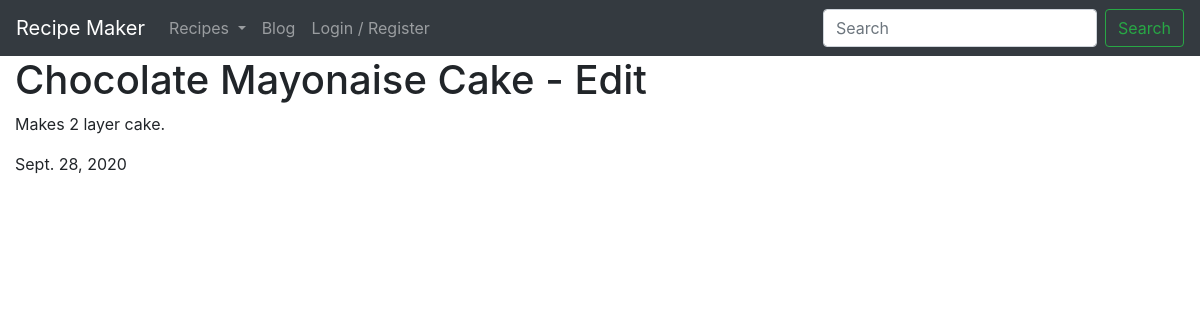
The app's page /recipes/Chocolate-Mayonaise-Cake/edit/ (signed in) with its own data.
### recipes/models.py (models this page shows)
class Recipe(models.Model):
    author = models.ForeignKey(User, default=1, null=True, on_delete=models.PROTECT)
    title = models.CharField(max_length=30, unique=True, blank=False, null=False)
    slug = models.SlugField(unique=True)
    ingredients = models.ManyToManyField(Ingredient, blank=True, related_name="ingredients")
    instructions = models.TextField(blank=False, null=False)
    date = models.DateField(auto_now_add=True, null=True)
    keywords = models.ManyToManyField(Keyword, blank=True)
    category = models.ForeignKey(Category, null=True, blank=True, on_delete=models.PROTECT)

### recipes/views.py (the view)
# urls.py: path("<str:slug>/edit/", recipe_edit_view),
@staff_member_required
def recipe_edit_view(request, slug):
    obj = get_object_or_404(Recipe, slug=slug)
    template = 'recipes/recipe_edit_page.html'
    context = {"recipe": obj}
    return render(request, template, context)

### templates/recipes/recipe_edit_page.html
{% extends "base.html" %}
{% block content %}
<h1>{{ recipe.title }} - Edit</h1>
<p>{{ recipe.instructions }}</p>
<p>{{ recipe.date }}</p>
{% endblock %}

### records on screen
Recipe: title "Chocolate Mayonaise Cake", instructions "Makes 2 layer cake.", date "Sept. 28, 2020"
